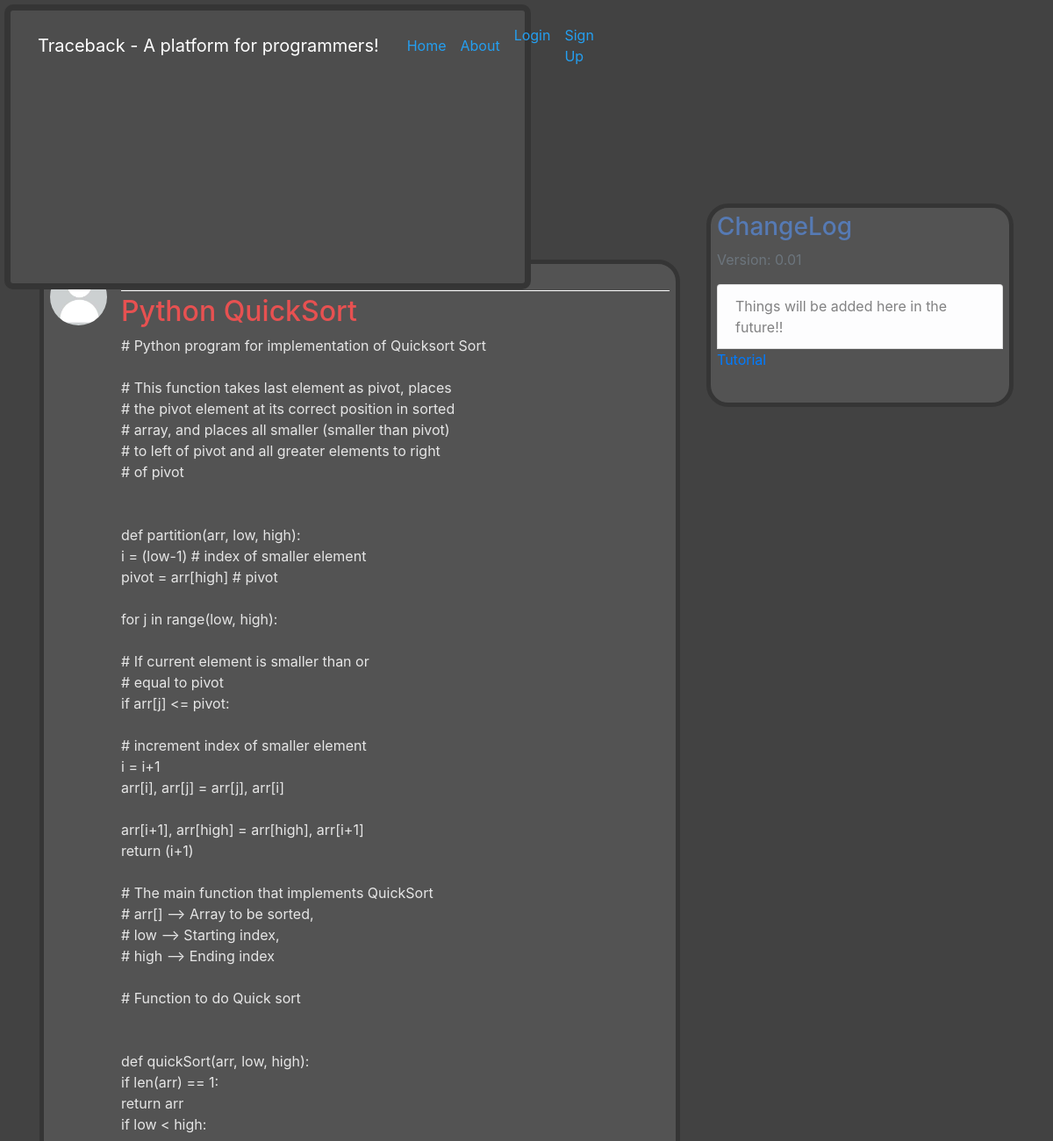
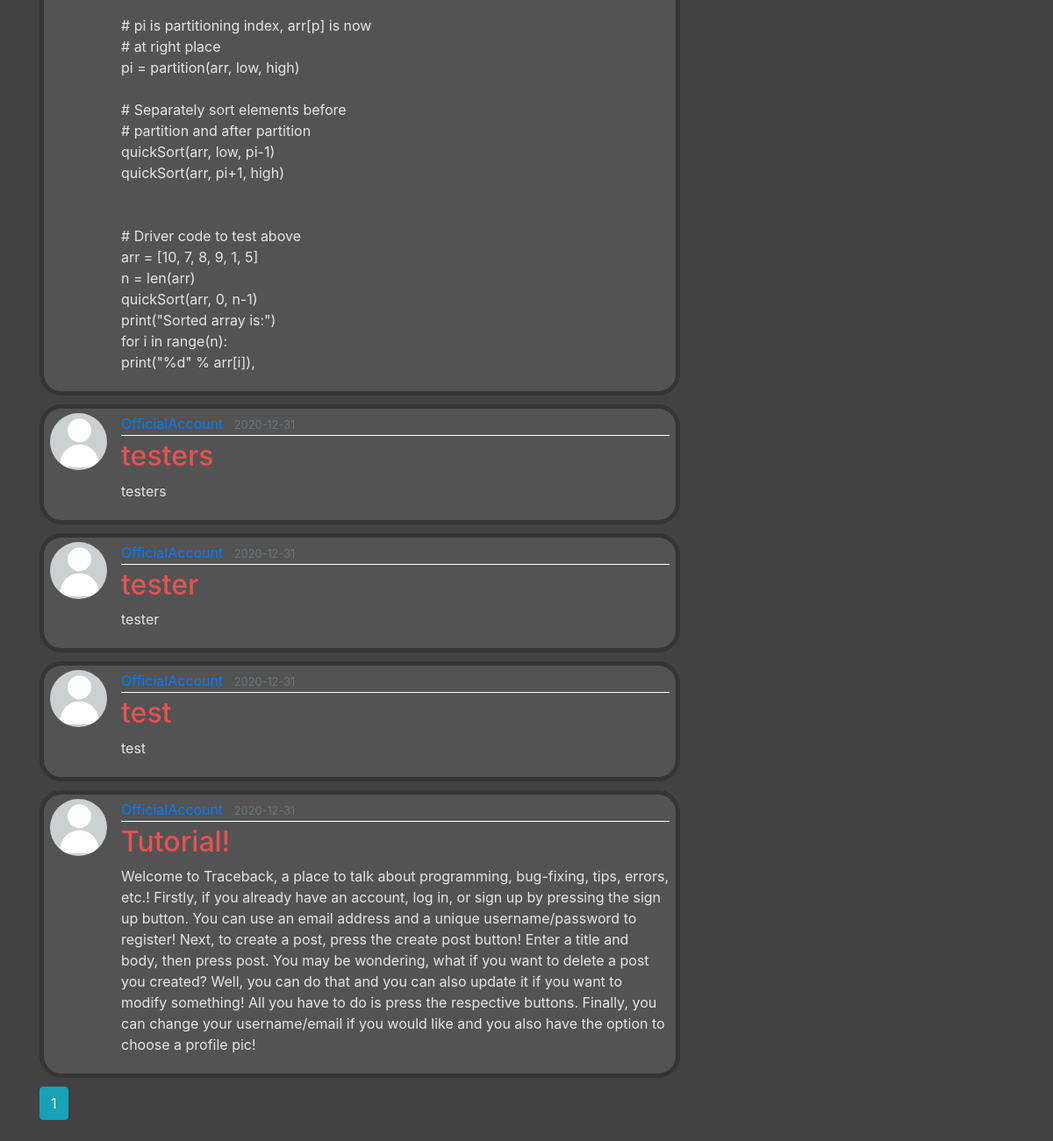
Page /user/OfficialAccount on the committed database (2 pictures, top to bottom).
### flaskblog/models.py (models this page shows, shortened)
class Post(db.Model):
    id = db.Column(db.Integer, primary_key=True)
    title = db.Column(db.String(100), nullable=False)
    date_posted = db.Column(db.DateTime, nullable=False, default=datetime.utcnow)
    content = db.Column(db.Text, nullable=False)
    user_id = db.Column(db.Integer, db.ForeignKey('user.id'), nullable=False)

class User(db.Model, UserMixin):
    id = db.Column(db.Integer, primary_key=True)
    username = db.Column(db.String(20), unique=True, nullable=False)
    email = db.Column(db.String(120), unique=True, nullable=False)
    image_file = db.Column(db.String(20), nullable=False, default='default.jpg')
    password = db.Column(db.String(60), nullable=False)
    posts = db.relationship('Post', backref='author', lazy=True)

### flaskblog/routes.py (the view)
@app.route("/user/<string:username>")
def user_posts(username):
    page = request.args.get('page', 1, type=int)
    user = User.query.filter_by(username=username).first_or_404()
    posts = Post.query.filter_by(author=user)\
        .order_by(Post.date_posted.desc())\
        .paginate(page=page, per_page=5)
    return render_template('user_posts.html', posts=posts, user=user)

### flaskblog/templates/user_posts.html
{% extends "layout.html" %}
{% block content %}
    <h1 class="mb-3">Posts by {{ user.username }} ({{ posts.total }})</h1>
    {% for post in posts.items %}
        <article class="media content-section">
          <img class="rounded-circle article-img" src="{{ url_for('static', filename='profile_pics/' + post.author.image_file) }}">
          <div class="media-body">
            <div class="article-metadata">
              <a class="mr-2" href="{{ url_for('user_posts', username=post.author.username) }}">{{ post.author.username }}</a>
              <small class="text-muted">{{ post.date_posted.strftime('%Y-%m-%d') }}</small>
            </div>
            <h2><a class="article-title" href="{{ url_for('post', post_id=post.id) }}">{{ post.title }}</a></h2>
            <p class="article-content">{{ post.content }}</p>
          </div>
        </article>
    {% endfor %}
    {% for page_num in posts.iter_pages(left_edge=1, right_edge=1, left_current=1, right_current=2) %}
      {% if page_num %}
        {% if posts.page == page_num %}
          <a class="btn btn-info mb-4" href="{{ url_for('user_posts', username=user.username, page=page_num) }}">{{ page_num }}</a>
        {% else %}
          <a class="btn btn-outline-info mb-4" href="{{ url_for('user_posts', username=user.username, page=page_num) }}">{{ page_num }}</a>
        {% endif %}
      {% else %}
        ...
      {% endif %}
    {% endfor %}
{% endblock content %}

### flaskblog/templates/layout.html (shortened to what this page needs)
<!DOCTYPE html>
<html>
<head>
    <link rel="stylesheet" href="https://maxcdn.bootstrapcdn.com/bootstrap/4.5.2/css/bootstrap.min.css">
    <link rel="stylesheet" type="text/css" href="{{ url_for('static', filename='main23.css') }}">
</head>
<body>
    <header class="site-header">
      <nav class="navbar navbar-expand-md navbar-dark bg-steel fixed-top">
        <div class="container">
          <a class="navbar-brand mr-4" href="/">Traceback - A platform for programmers!</a>
          <div class="collapse navbar-collapse" id="navbarToggle">
            <div class="navbar-nav mr-auto">
              <a class="nav-item nav-link" href="{{ url_for('home') }}">Home</a>
              <a class="nav-item nav-link" href="{{ url_for('about') }}">About</a>
            </div>
            <div class="navbar-nav">
              {% if current_user.is_authenticated %}
                <a class="nav-item nav-link" href="{{ url_for('new_post') }}">Create Post</a>
                <a class="nav-item nav-link" href="{{ url_for('account') }}">Settings</a>
                <a class="nav-item nav-link" href="{{ url_for('logout') }}">Log Out</a>
              {% else %}
                <a class="nav-item nav-link" href="{{ url_for('login') }}">Login</a>
                <a class="nav-item nav-link" href="{{ url_for('register') }}">Sign Up</a>
              {% endif %}
            </div>
          </div>
        </div>
      </nav>
    </header>
    <main role="main" class="container">
      <a class="nav-item nav-link" href="{{ url_for('search') }}">Search Posts</a>
      <div class="row">
        <div class="col-md-8">
          {% block content %}{% endblock %}
        </div>
        <div class="col-md-4">
          <div class="content-section">
            <h3>ChangeLog</h3>
            <p class='text-muted'>Version: 0.01
              <ul class="list-group">
                <li class="list-group-item list-group-item-light">Things will be added here in the future!!</li>
                <p><a href="/post/1">Tutorial</a></p>
              </ul>
            </p>
          </div>
        </div>
      </div>
    </main>
</body>
</html>

### flaskblog/static/main23.css (style rules this page uses)
body { background: #424242; color: #e4e4e4; margin-top: 12rem; }
h1, h2, h3, h4, h5, h6 { color: #567ab4; }
.bg-steel { display: block; margin: 5px 5px; padding: 7px, 7px; list-style-type: none; border: 7px solid #353535; border-radius: 10px; margin-bottom: 20px; background-color: #4d4d4d; width: 50%; height: 12.5%; }
.site-header .navbar-nav .nav-link { color: #249ff1; }
.content-section { background: #535353; padding: 5px 7px; border: 5px solid #353535; border-radius: 25px; margin-bottom: 10px; color:#f8f8f8e3; overflow: auto; }
.article-title { color: #e75151; overflow: auto; }
.article-content { white-space: pre-line; }
.article-img { height: 65px; width: 65px; margin-right: 16px; }
.article-metadata { padding-bottom: 1px; margin-bottom: 4px; border-bottom: 1px solid #ffffff }

### rows in the picture
Post: image_file (placeholder picture), title "Python QuickSort", content "# Python program for implementation of Quicksort Sort # This function takes last element as pivot, places # the pivot element at its correct position in sorted # array, and places all smaller (smaller than pivot) # to left of pivot and all greater elements to right # of pivot def partition(arr, low, high): i = (low-1) # index of smaller element pivot = arr[high] # pivot for j in range(low, high): # If current element is smaller than or # equal to pivot if arr[j] <= pivot: # increment index of smaller element i = i+1 arr[i], arr[j] = arr[j], arr[i] arr[i+1], arr[high] = arr[high], arr[i+1] return (i+1) # The main function that implements QuickSort # arr[] --> Array to be sorted, # low -->…"
Post: image_file (placeholder picture), date_posted "2020-12-31", title "testers", content "testers"
Post: image_file (placeholder picture), date_posted "2020-12-31", title "tester", content "tester"
Post: image_file (placeholder picture), date_posted "2020-12-31", title "test", content "test"
Post: image_file (placeholder picture), date_posted "2020-12-31", title "Tutorial!", content "Welcome to Traceback, a place to talk about programming, bug-fixing, tips, errors, etc.! Firstly, if you already have an account, log in, or sign up by pressing the sign up button. You can use an email address and a unique username/password to register! Next, to create a post, press the create post button! Enter a title and body, then press post. You may be wondering, what if you want to delete a post you created? Well, you can do that and you can also update it if you want to modify something! All you have to do is press the respective buttons. Finally, you can change your username/email if you would like and you also have the option to choose a profile pic!"

### other values in the picture
{{ page_num }} "1"
